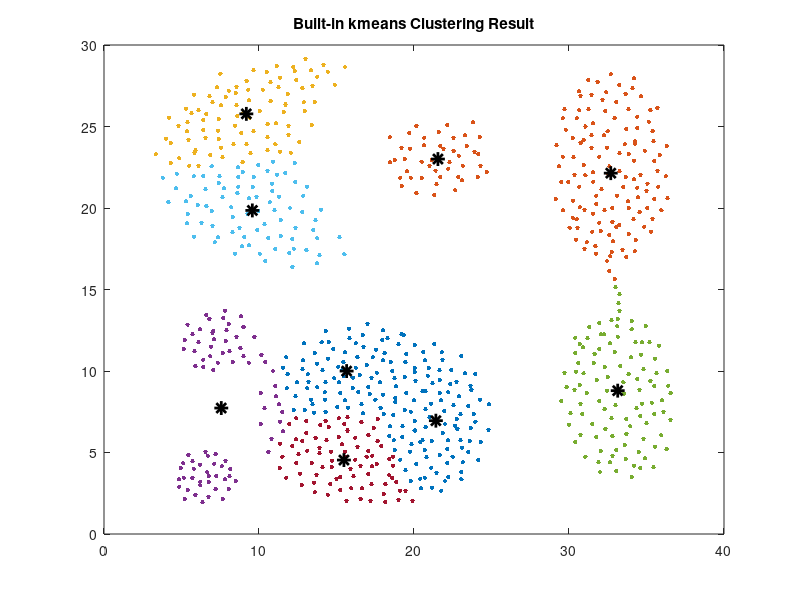

Source code (MATLAB):
load Aggregation_data.mat  % 确保Flame.mat在当前文件夹中
[L, W] = size(Data);  % 获取数据的大小
[idx, C] = kmeans(Data, 9, 'Distance', 'sqeuclidean');  % 聚类数量5，cosine距离

% 可视化结果Data：数据矩阵（每行是一个样本，每列是一个特征）

% K：想分成多少类（簇）

% IDX：返回的分类结果（每个点被分到哪一类）

% C：每一类的中心点坐标

% SUMD：每一类内点到中心点的距离和

% D：每个点到每个簇中心的距离（Proximity Matrix）
figure;
for i = 1:max(idx)
    plot(Data(idx == i, 1), Data(idx == i, 2), '.', 'markersize', 10);
    hold on;
end
plot(C(:,1), C(:,2), 'k*', 'markersize', 10, 'linewidth', 2);
title('Built-in kmeans Clustering Result');
hold off;
